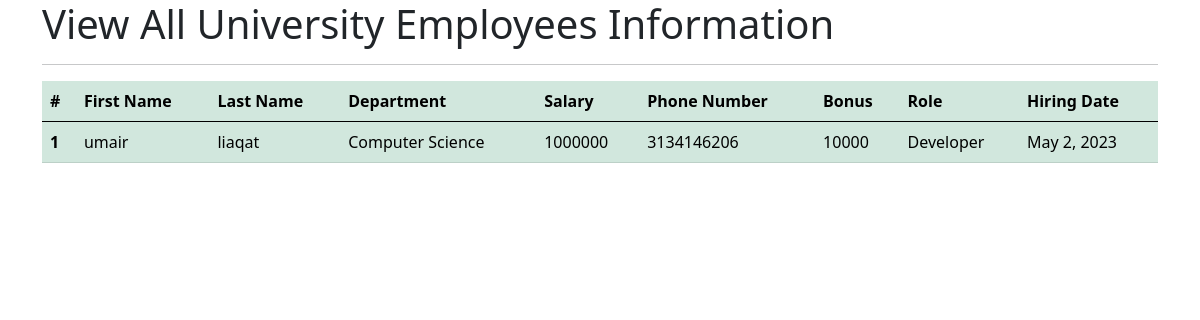
The page /view_all_emp on the database as committed earlier.
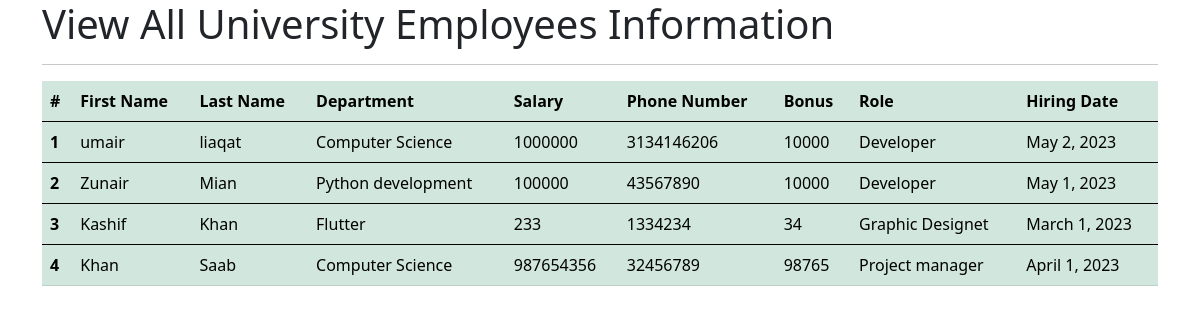
The same page on the database as committed later.
### afterMidsApp/models.py (models this page shows)
class Employee(models.Model):
    firstName = models.CharField(max_length=100, null=False)
    lastName = models.CharField(max_length=100)
    dept = models.ForeignKey(Department, on_delete=models.CASCADE)
    salary = models.IntegerField(default=0)
    bonus = models.IntegerField(default=0)
    role = models.ForeignKey(Roles, on_delete=models.CASCADE)
    phone = models.IntegerField(default=0)
    hire_date = models.DateField()
    def __str__(self):
        return "%s %s" % (self.firstName, self.lastName)

class Department(models.Model):
    name = models.CharField(max_length=100, null=False)
    location = models.CharField(max_length=200)
    def __str__(self):  # when using this function this will display name attribute on the tile of each object in admin panel
        return self.name

class Roles(models.Model):
    name = models.CharField(max_length=100, null=False)
    def __str__(self):
        return self.name

### afterMidsApp/views.py (the view)
# urls.py: path('view_all_emp', views.view_all_emp, name='view_all_emp'),
def view_all_emp(request):
    emps = Employee.objects.all()
    context = {
        'emps': emps
    }
    print(context)
    return render(request, "view_all_emp.html", context)

### afterMidsApp/templates/view_all_emp.html (shortened to what this page needs)
<!doctype html>
<html lang="en">
<head>
    <link href="https://cdn.jsdelivr.net/npm/bootstrap@5.0.2/dist/css/bootstrap.min.css" rel="stylesheet"
>
</head>
<body>
    <div class="container">
        <h1>View All University Employees Information</h1>
        <hr>
        <table class="table table-success table-hover">
            <thead>
                <tr>
                    <th scope="col">#</th>
                    <th scope="col">First Name</th>
                    <th scope="col">Last Name</th>
                    <th scope="col">Department</th>
                    <th scope="col">Salary</th>
                    <th scope="col">Phone Number</th>
                    <th scope="col">Bonus</th>
                    <th scope="col">Role</th>
                    <th scope="col">Hiring Date</th>
                </tr>
            </thead>
            {% for emp in emps %}
            <tbody>
                <tr>
                    <th scope="row">{{emp.id}}</th>
                    <td>{{emp.firstName}}</td>
                    <td>{{emp.lastName}}</td>
                    <td>{{emp.dept}}</td>
                    <td>{{emp.salary}}</td>
                    <td>{{emp.phone}}</td>
                    <td>{{emp.bonus}}</td>
                    <td>{{emp.role}}</td>
                    <td>{{emp.hire_date}}</td>
                </tr>
            </tbody>
            {% endfor %}
        </table>
    </div>
</body>
</html>

### afterMidsApp/templates/view_all_emp.html (style rules this page uses)
body { background-image: url(https://shiftin.app/wp-content/uploads/2021/10/what-are-employee-management-systems.jpg); background-repeat: no-repeat; background-attachment: fixed; background-size: cover; }

Rows that differ between the two databases and show on the page:
added Employee: id "2", firstName "Zunair", lastName "Mian", dept "Python development", salary "100000", phone "43567890", bonus "10000", role "Developer", hire_date "May 1, 2023"
added Employee: id "3", firstName "Kashif", lastName "Khan", dept "Flutter", salary "233", phone "1334234", bonus "34", role "Graphic Designet", hire_date "March 1, 2023"
added Employee: id "4", firstName "Khan", lastName "Saab", dept "Computer Science", salary "987654356", phone "32456789", bonus "98765", role "Project manager", hire_date "April 1, 2023"
